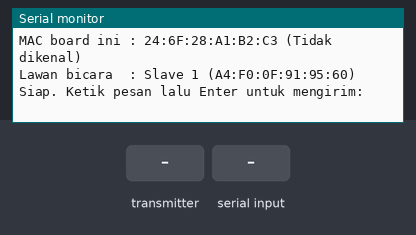
A sketch run on a simulated ESP32. On the bench: the last lines printed to the serial monitor. The test bench sets the inputs (shaded band).

Above: at 2.2 s.
2.3 s: the transmitter starts sending text = 0
At 2.61 s:
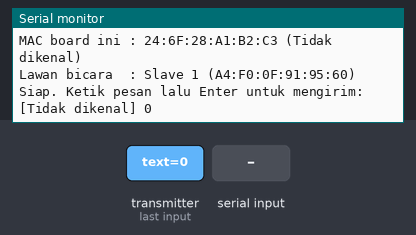
4.3 s: "1\n" received over Serial
At 4.61 s:
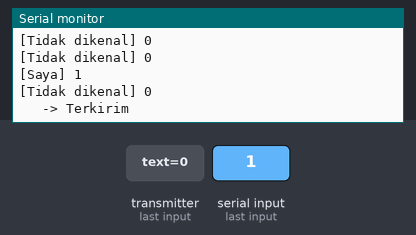

The sketch:

Master_Slave.ino
```cpp
/*
  ESP-NOW TWO WAY (DUA ARAH) - DENGAN DAFTAR MAC
  Dua ESP32 saling kirim dan terima pesan teks lewat Serial Monitor.

  Master  : cc:7b:5c:f2:2e:e0   (node 0)
  Slave 1 : a4:f0:0f:91:95:60   (node 1)
  Slave 2 : 20:9b:a9:b1:c4:80   (node 2)

  Satu kode yang sama dipakai di kedua board.
  Atur PEER_NODE = node LAWAN BICARA sebelum upload. Contoh:
    - Upload ke Master  -> PEER_NODE 1  (lawannya Slave 1)
    - Upload ke Slave 1 -> PEER_NODE 0  (lawannya Master)
    - Upload ke Slave 2 -> PEER_NODE 0  (lawannya Master)

  Serial Monitor: 115200 baud, line ending "Newline".
  Ketik pesan lalu Enter -> dikirim ke lawan.
  Pesan dari lawan otomatis tampil lengkap dengan nama pengirimnya.
*/

#include <WiFi.h>
#include <esp_now.h>
#include <esp_system.h>
#if ESP_ARDUINO_VERSION_MAJOR >= 3
#include <esp_mac.h>
#endif

// ====== UBAH DI SINI: node lawan bicara (0 = Master, 1 = Slave 1, 2 = Slave 2) ======
#define PEER_NODE 1
// =====================================================================================

#define JUMLAH_NODE 3

const uint8_t NODE_MAC[JUMLAH_NODE][6] = {
  {0xCC, 0x7B, 0x5C, 0xF2, 0x2E, 0xE0},   // 0 Master
  {0xA4, 0xF0, 0x0F, 0x91, 0x95, 0x60},   // 1 Slave 1
  {0x20, 0x9B, 0xA9, 0xB1, 0xC4, 0x80}    // 2 Slave 2
};
const char *NODE_NAMA[JUMLAH_NODE] = {"Master", "Slave 1", "Slave 2"};

// Struktur pesan (harus sama di kedua board)
typedef struct {
  char text[200];
} Pesan;

Pesan pesanKirim, pesanMasuk;
const uint8_t *macPeer = NODE_MAC[PEER_NODE];

// Cari nama node dari MAC address
const char *namaDariMac(const uint8_t *mac) {
  for (int i = 0; i < JUMLAH_NODE; i++) {
    if (memcmp(mac, NODE_MAC[i], 6) == 0) return NODE_NAMA[i];
  }
  return "Tidak dikenal";
}

// Callback status pengiriman
// Core v3.3+ memakai wifi_tx_info_t, versi lebih lama memakai MAC address
#if ESP_ARDUINO_VERSION >= ESP_ARDUINO_VERSION_VAL(3, 3, 0)
void onDataSent(const wifi_tx_info_t *info, esp_now_send_status_t status) {
#else
void onDataSent(const uint8_t *mac, esp_now_send_status_t status) {
#endif
  Serial.println(status == ESP_NOW_SEND_SUCCESS ? "   -> Terkirim" : "   -> GAGAL terkirim");
}

// Callback saat data diterima
// Core v3.x : (const esp_now_recv_info_t *info, const uint8_t *data, int len)
// Core v2.x : (const uint8_t *mac, const uint8_t *data, int len)
#if ESP_ARDUINO_VERSION_MAJOR >= 3
void onDataRecv(const esp_now_recv_info_t *info, const uint8_t *data, int len) {
  const uint8_t *mac = info->src_addr;
#else
void onDataRecv(const uint8_t *mac, const uint8_t *data, int len) {
#endif
  if (len != sizeof(Pesan)) return;
  memcpy(&pesanMasuk, data, sizeof(Pesan));
  pesanMasuk.text[sizeof(pesanMasuk.text) - 1] = '\0';

  Serial.printf("[%s] %s\n", namaDariMac(mac), pesanMasuk.text);
}

void setup() {
  Serial.begin(115200);
  delay(1000);

  WiFi.mode(WIFI_STA);

  // Baca MAC langsung dari eFuse (WiFi.macAddress() bisa 00:00:... bila terlalu dini)
  uint8_t mac[6];
  esp_read_mac(mac, ESP_MAC_WIFI_STA);
  Serial.printf("MAC board ini : %02X:%02X:%02X:%02X:%02X:%02X (%s)\n",
                mac[0], mac[1], mac[2], mac[3], mac[4], mac[5], namaDariMac(mac));
  Serial.printf("Lawan bicara  : %s (%02X:%02X:%02X:%02X:%02X:%02X)\n",
                NODE_NAMA[PEER_NODE],
                macPeer[0], macPeer[1], macPeer[2], macPeer[3], macPeer[4], macPeer[5]);

  if (memcmp(mac, macPeer, 6) == 0) {
    Serial.println("PERINGATAN: PEER_NODE sama dengan board ini! Ubah PEER_NODE ke node lawan.");
  }

  if (esp_now_init() != ESP_OK) {
    Serial.println("ESP-NOW gagal diinisialisasi");
    while (true) delay(1000);
  }

  esp_now_register_send_cb(onDataSent);
  esp_now_register_recv_cb(onDataRecv);

  // Daftarkan lawan bicara sebagai peer
  esp_now_peer_info_t peerInfo;
  memset(&peerInfo, 0, sizeof(peerInfo));
  memcpy(peerInfo.peer_addr, macPeer, 6);
  peerInfo.channel = 0;
  peerInfo.encrypt = false;
  if (esp_now_add_peer(&peerInfo) != ESP_OK) {
    Serial.println("Gagal menambahkan peer");
    while (true) delay(1000);
  }

  Serial.println("Siap. Ketik pesan lalu Enter untuk mengirim:");
}

void loop() {
  if (Serial.available()) {
    String input = Serial.readStringUntil('\n');
    input.trim();
    if (input.length() == 0) return;

    memset(&pesanKirim, 0, sizeof(pesanKirim));
    input.toCharArray(pesanKirim.text, sizeof(pesanKirim.text));

    Serial.print("[Saya] ");
    Serial.println(pesanKirim.text);

    esp_err_t hasil = esp_now_send(macPeer, (uint8_t *)&pesanKirim, sizeof(pesanKirim));
    if (hasil != ESP_OK) Serial.println("   Error saat mengirim data");
  }
}
```

Measured:
- after the input at 2.3 s, the serial monitor: prints a new line at once (image 1)
- after the input at 4.3 s, the serial monitor: prints a new line at once (image 2)
